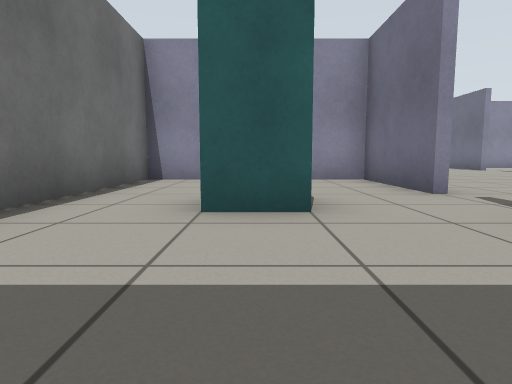
view 1 (above)

18 first-person views from a walk through a robot-simulator world made for Gazebo. The camera is 0.5 m above the floor, tilts 6° down and sees 75° across. The floor is counted in squares, 1 m on a side. Each view is taken from the middle of a square. On the plan, view 1 faces up. The plan holds only what a view shows up to about 9 squares ahead; the rest is blank.

view 2
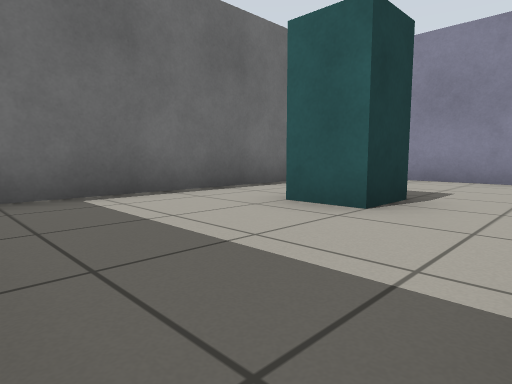

view 3
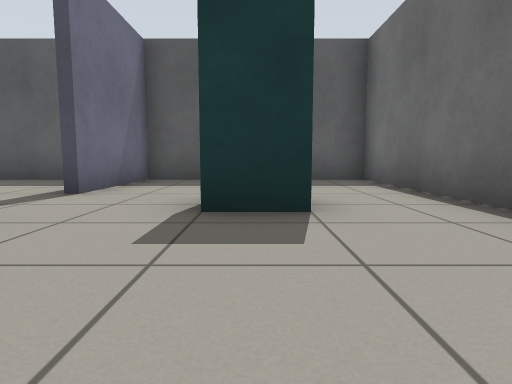

view 4
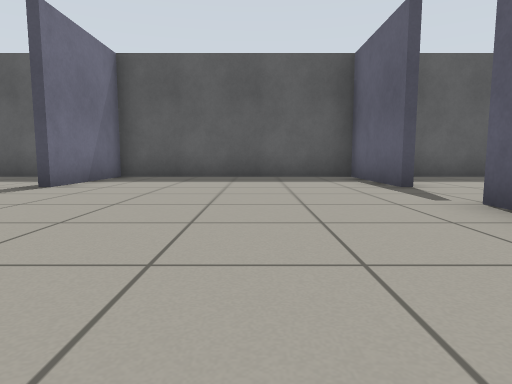

view 5
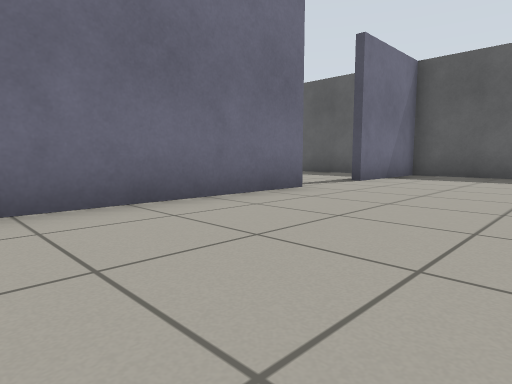

view 6
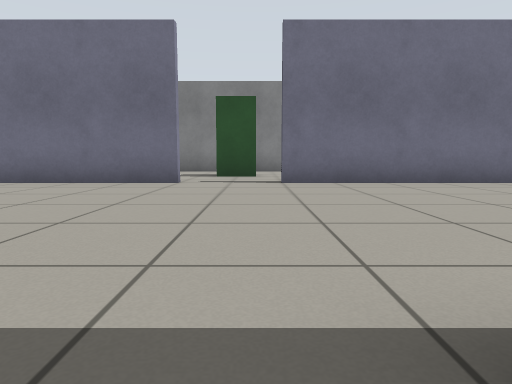

view 7
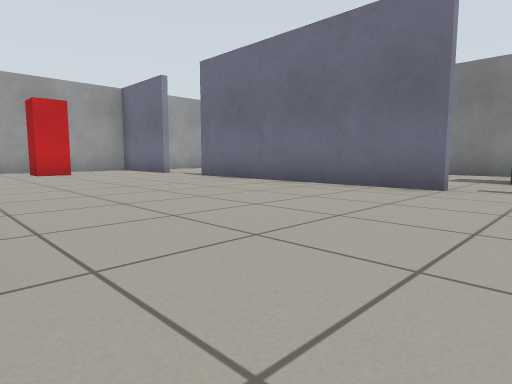

view 8
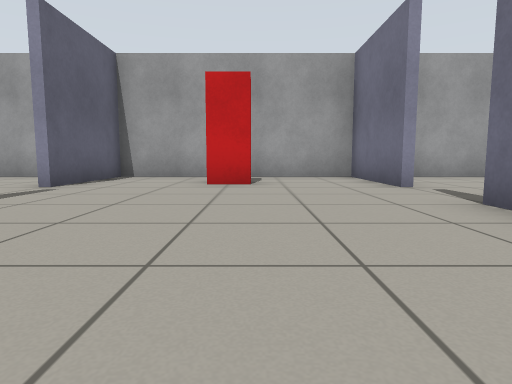

view 9
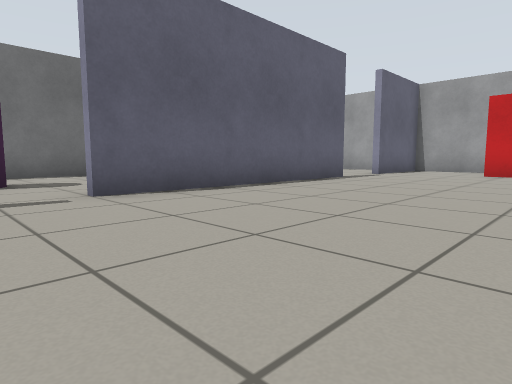

view 10
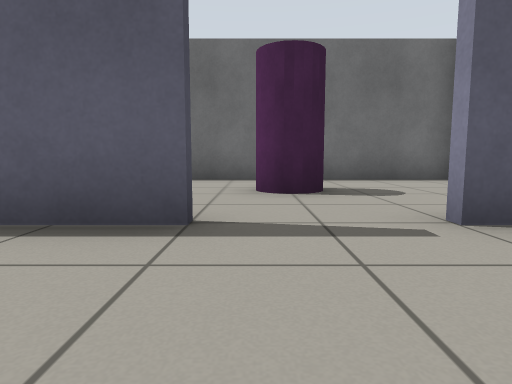

view 11
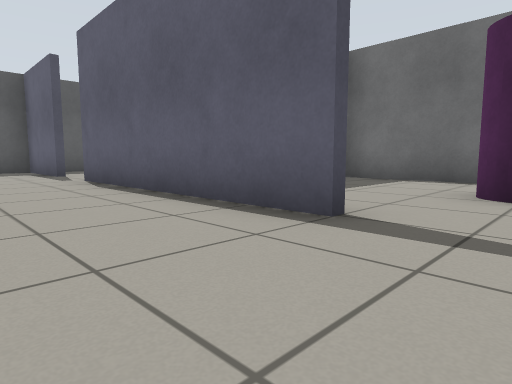

view 12
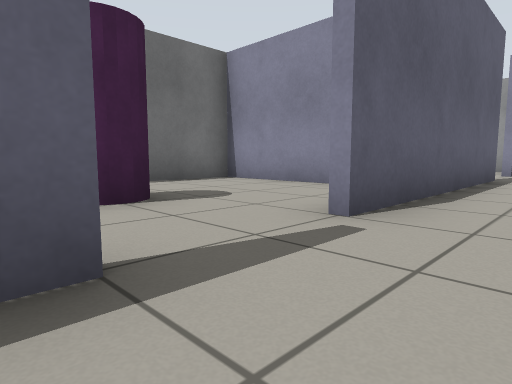

view 13
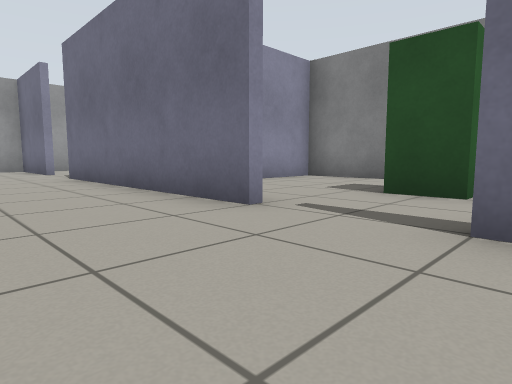

view 14
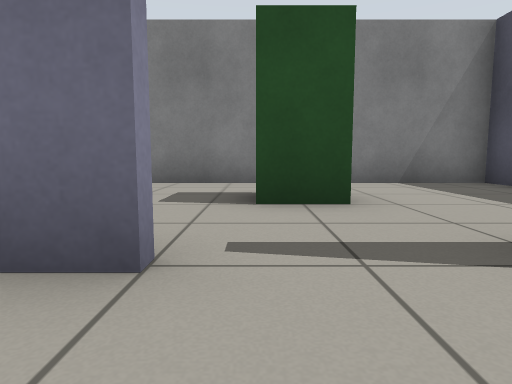

view 15
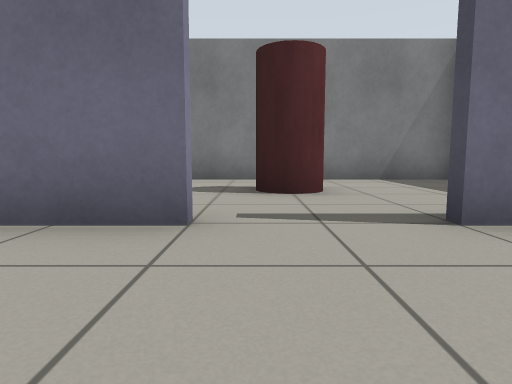

view 16
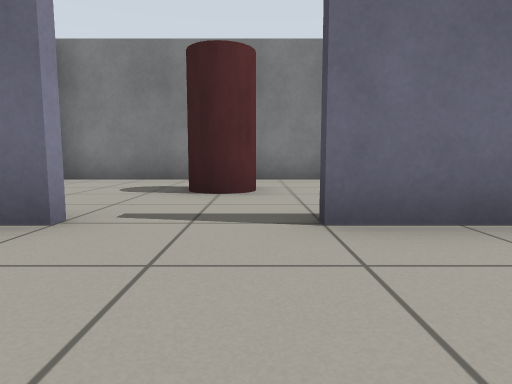

view 17
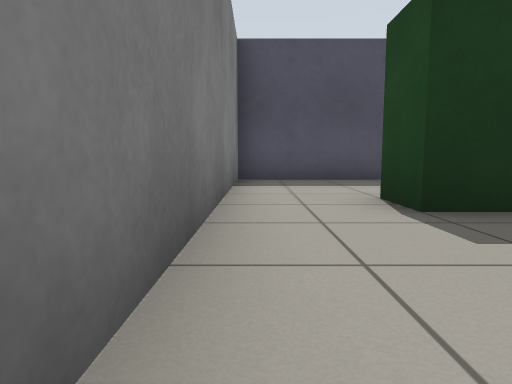

view 18
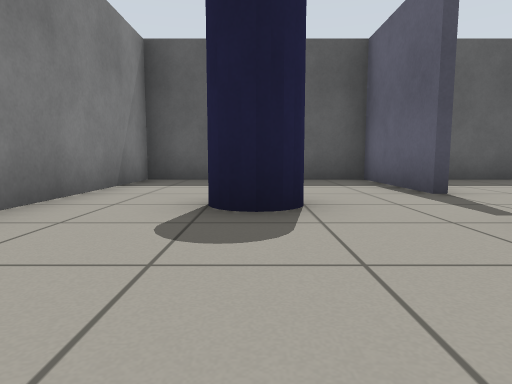

### Floor plan
Ten units are one square. View 1 is at (0, 0); x grows to the right and y downward. Boxes are objects, and circles mark ways between rooms. Rooms are numbered by the first view taken in them; rooms with no view inside come last. Other rooms are left out.
<svg viewBox="-29 -239 168 249">
<path fill="none" stroke="#000" d="M24 -44 24 -74 -24 -74 -24 4 30 4M24 5 24 -25M84 -124 84 -185M26 -106 26 -45M26 -186 26 -125M84 -44 84 -105M84 -204 84 -234 26 -234 26 -205M26 -26 26 5M84 5 84 -25M30 4 90 4M6 -154 -24 -154 -24 -76M101 -76 134 -76 134 -154 116 -154M86 -26 86 5M90 4 134 4 134 -40"/>
<rect x="-5" y="-45" width="10" height="20" fill="#bbb"><title>cyan box</title></rect>
<rect x="45" y="-225" width="20" height="20" fill="#bbb"><title>red box</title></rect>
<rect x="-5" y="-125" width="10" height="20" fill="#bbb"><title>magenta cylinder</title></rect>
<rect x="105" y="-125" width="10" height="20" fill="#bbb"><title>green box</title></rect>
<rect x="105" y="-45" width="10" height="20" fill="#bbb"><title>blue cylinder</title></rect>
<circle cx="30" cy="-35" r="3" fill="#2a7"/>
<circle cx="30" cy="-115" r="3" fill="#2a7"/>
<circle cx="90" cy="-115" r="3" fill="#2a7"/>
<circle cx="90" cy="-35" r="3" fill="#2a7"/>
<text x="0" y="-40">1</text>
<text x="60" y="-120">2</text>
<text x="0" y="-120">3</text>
<text x="110" y="-120">4</text>
<text x="110" y="-40">5</text>
</svg>
Room 1 opens to room 2. Room 2 opens to room 3. Room 2 opens to room 4. Room 2 opens to room 5.

Where each view was taken, in squares from view 1:
view 1: 0 up, 0 right, facing up
view 2: 0 up, 2 right, facing up-left
view 3: 7 up, 0 right, facing down
view 4: 8 up, 5 right, facing down
view 5: 9 up, 5 right, facing down-right
view 6: 11 up, 2 right, facing right
view 7: 11 up, 3 right, facing up-right
view 8: 15 up, 6 right, facing up
view 9: 11 up, 7 right, facing up-left
view 10: 11 up, 5 right, facing left
view 11: 12 up, 5 right, facing down-left
view 12: 10 up, 4 right, facing up-left
view 13: 10 up, 6 right, facing up-right
view 14: 12 up, 7 right, facing right
view 15: 20 up, 6 right, facing right
view 16: 19 up, 6 right, facing right
view 17: 15 up, 13 right, facing down
view 18: 7 up, 11 right, facing down
